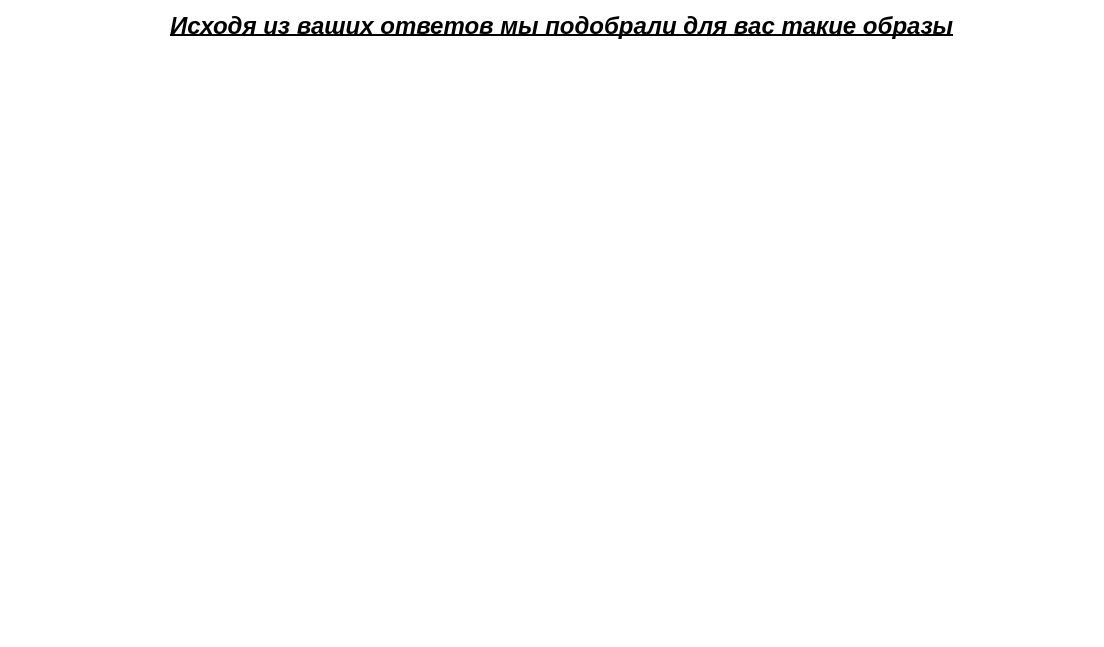
<?xml version="1.0" encoding="UTF-8"?>
<ui version="4.0">
 <class>FourthWindow</class>
 <widget class="QDialog" name="FourthWindow">
  <property name="geometry">
   <rect>
    <x>0</x>
    <y>0</y>
    <width>1104</width>
    <height>647</height>
   </rect>
  </property>
  <property name="palette">
   <palette>
    <active>
     <colorrole role="WindowText">
      <brush brushstyle="SolidPattern">
       <color alpha="255">
        <red>0</red>
        <green>0</green>
        <blue>0</blue>
       </color>
      </brush>
     </colorrole>
     <colorrole role="Button">
      <brush brushstyle="SolidPattern">
       <color alpha="255">
        <red>255</red>
        <green>255</green>
        <blue>255</blue>
       </color>
      </brush>
     </colorrole>
     <colorrole role="Light">
      <brush brushstyle="SolidPattern">
       <color alpha="255">
        <red>255</red>
        <green>255</green>
        <blue>255</blue>
       </color>
      </brush>
     </colorrole>
     <colorrole role="Midlight">
      <brush brushstyle="SolidPattern">
       <color alpha="255">
        <red>255</red>
        <green>255</green>
        <blue>255</blue>
       </color>
      </brush>
     </colorrole>
     <colorrole role="Dark">
      <brush brushstyle="SolidPattern">
       <color alpha="255">
        <red>127</red>
        <green>127</green>
        <blue>127</blue>
       </color>
      </brush>
     </colorrole>
     <colorrole role="Mid">
      <brush brushstyle="SolidPattern">
       <color alpha="255">
        <red>170</red>
        <green>170</green>
        <blue>170</blue>
       </color>
      </brush>
     </colorrole>
     <colorrole role="Text">
      <brush brushstyle="SolidPattern">
       <color alpha="255">
        <red>0</red>
        <green>0</green>
        <blue>0</blue>
       </color>
      </brush>
     </colorrole>
     <colorrole role="BrightText">
      <brush brushstyle="SolidPattern">
       <color alpha="255">
        <red>255</red>
        <green>255</green>
        <blue>255</blue>
       </color>
      </brush>
     </colorrole>
     <colorrole role="ButtonText">
      <brush brushstyle="SolidPattern">
       <color alpha="255">
        <red>0</red>
        <green>0</green>
        <blue>0</blue>
       </color>
      </brush>
     </colorrole>
     <colorrole role="Base">
      <brush brushstyle="SolidPattern">
       <color alpha="255">
        <red>255</red>
        <green>255</green>
        <blue>255</blue>
       </color>
      </brush>
     </colorrole>
     <colorrole role="Window">
      <brush brushstyle="SolidPattern">
       <color alpha="255">
        <red>255</red>
        <green>255</green>
        <blue>255</blue>
       </color>
      </brush>
     </colorrole>
     <colorrole role="Shadow">
      <brush brushstyle="SolidPattern">
       <color alpha="255">
        <red>0</red>
        <green>0</green>
        <blue>0</blue>
       </color>
      </brush>
     </colorrole>
     <colorrole role="AlternateBase">
      <brush brushstyle="SolidPattern">
       <color alpha="255">
        <red>255</red>
        <green>255</green>
        <blue>255</blue>
       </color>
      </brush>
     </colorrole>
     <colorrole role="ToolTipBase">
      <brush brushstyle="SolidPattern">
       <color alpha="255">
        <red>255</red>
        <green>255</green>
        <blue>220</blue>
       </color>
      </brush>
     </colorrole>
     <colorrole role="ToolTipText">
      <brush brushstyle="SolidPattern">
       <color alpha="255">
        <red>0</red>
        <green>0</green>
        <blue>0</blue>
       </color>
      </brush>
     </colorrole>
     <colorrole role="PlaceholderText">
      <brush brushstyle="SolidPattern">
       <color alpha="127">
        <red>0</red>
        <green>0</green>
        <blue>0</blue>
       </color>
      </brush>
     </colorrole>
     <colorrole role="Accent">
      <brush brushstyle="SolidPattern">
       <color alpha="255">
        <red>255</red>
        <green>255</green>
        <blue>255</blue>
       </color>
      </brush>
     </colorrole>
    </active>
    <inactive>
     <colorrole role="WindowText">
      <brush brushstyle="SolidPattern">
       <color alpha="255">
        <red>0</red>
        <green>0</green>
        <blue>0</blue>
       </color>
      </brush>
     </colorrole>
     <colorrole role="Button">
      <brush brushstyle="SolidPattern">
       <color alpha="255">
        <red>255</red>
        <green>255</green>
        <blue>255</blue>
       </color>
      </brush>
     </colorrole>
     <colorrole role="Light">
      <brush brushstyle="SolidPattern">
       <color alpha="255">
        <red>255</red>
        <green>255</green>
        <blue>255</blue>
       </color>
      </brush>
     </colorrole>
     <colorrole role="Midlight">
      <brush brushstyle="SolidPattern">
       <color alpha="255">
        <red>255</red>
        <green>255</green>
        <blue>255</blue>
       </color>
      </brush>
     </colorrole>
     <colorrole role="Dark">
      <brush brushstyle="SolidPattern">
       <color alpha="255">
        <red>127</red>
        <green>127</green>
        <blue>127</blue>
       </color>
      </brush>
     </colorrole>
     <colorrole role="Mid">
      <brush brushstyle="SolidPattern">
       <color alpha="255">
        <red>170</red>
        <green>170</green>
        <blue>170</blue>
       </color>
      </brush>
     </colorrole>
     <colorrole role="Text">
      <brush brushstyle="SolidPattern">
       <color alpha="255">
        <red>0</red>
        <green>0</green>
        <blue>0</blue>
       </color>
      </brush>
     </colorrole>
     <colorrole role="BrightText">
      <brush brushstyle="SolidPattern">
       <color alpha="255">
        <red>255</red>
        <green>255</green>
        <blue>255</blue>
       </color>
      </brush>
     </colorrole>
     <colorrole role="ButtonText">
      <brush brushstyle="SolidPattern">
       <color alpha="255">
        <red>0</red>
        <green>0</green>
        <blue>0</blue>
       </color>
      </brush>
     </colorrole>
     <colorrole role="Base">
      <brush brushstyle="SolidPattern">
       <color alpha="255">
        <red>255</red>
        <green>255</green>
        <blue>255</blue>
       </color>
      </brush>
     </colorrole>
     <colorrole role="Window">
      <brush brushstyle="SolidPattern">
       <color alpha="255">
        <red>255</red>
        <green>255</green>
        <blue>255</blue>
       </color>
      </brush>
     </colorrole>
     <colorrole role="Shadow">
      <brush brushstyle="SolidPattern">
       <color alpha="255">
        <red>0</red>
        <green>0</green>
        <blue>0</blue>
       </color>
      </brush>
     </colorrole>
     <colorrole role="AlternateBase">
      <brush brushstyle="SolidPattern">
       <color alpha="255">
        <red>255</red>
        <green>255</green>
        <blue>255</blue>
       </color>
      </brush>
     </colorrole>
     <colorrole role="ToolTipBase">
      <brush brushstyle="SolidPattern">
       <color alpha="255">
        <red>255</red>
        <green>255</green>
        <blue>220</blue>
       </color>
      </brush>
     </colorrole>
     <colorrole role="ToolTipText">
      <brush brushstyle="SolidPattern">
       <color alpha="255">
        <red>0</red>
        <green>0</green>
        <blue>0</blue>
       </color>
      </brush>
     </colorrole>
     <colorrole role="PlaceholderText">
      <brush brushstyle="SolidPattern">
       <color alpha="127">
        <red>0</red>
        <green>0</green>
        <blue>0</blue>
       </color>
      </brush>
     </colorrole>
     <colorrole role="Accent">
      <brush brushstyle="SolidPattern">
       <color alpha="255">
        <red>255</red>
        <green>255</green>
        <blue>255</blue>
       </color>
      </brush>
     </colorrole>
    </inactive>
    <disabled>
     <colorrole role="WindowText">
      <brush brushstyle="SolidPattern">
       <color alpha="255">
        <red>127</red>
        <green>127</green>
        <blue>127</blue>
       </color>
      </brush>
     </colorrole>
     <colorrole role="Button">
      <brush brushstyle="SolidPattern">
       <color alpha="255">
        <red>255</red>
        <green>255</green>
        <blue>255</blue>
       </color>
      </brush>
     </colorrole>
     <colorrole role="Light">
      <brush brushstyle="SolidPattern">
       <color alpha="255">
        <red>255</red>
        <green>255</green>
        <blue>255</blue>
       </color>
      </brush>
     </colorrole>
     <colorrole role="Midlight">
      <brush brushstyle="SolidPattern">
       <color alpha="255">
        <red>255</red>
        <green>255</green>
        <blue>255</blue>
       </color>
      </brush>
     </colorrole>
     <colorrole role="Dark">
      <brush brushstyle="SolidPattern">
       <color alpha="255">
        <red>127</red>
        <green>127</green>
        <blue>127</blue>
       </color>
      </brush>
     </colorrole>
     <colorrole role="Mid">
      <brush brushstyle="SolidPattern">
       <color alpha="255">
        <red>170</red>
        <green>170</green>
        <blue>170</blue>
       </color>
      </brush>
     </colorrole>
     <colorrole role="Text">
      <brush brushstyle="SolidPattern">
       <color alpha="255">
        <red>127</red>
        <green>127</green>
        <blue>127</blue>
       </color>
      </brush>
     </colorrole>
     <colorrole role="BrightText">
      <brush brushstyle="SolidPattern">
       <color alpha="255">
        <red>255</red>
        <green>255</green>
        <blue>255</blue>
       </color>
      </brush>
     </colorrole>
     <colorrole role="ButtonText">
      <brush brushstyle="SolidPattern">
       <color alpha="255">
        <red>127</red>
        <green>127</green>
        <blue>127</blue>
       </color>
      </brush>
     </colorrole>
     <colorrole role="Base">
      <brush brushstyle="SolidPattern">
       <color alpha="255">
        <red>255</red>
        <green>255</green>
        <blue>255</blue>
       </color>
      </brush>
     </colorrole>
     <colorrole role="Window">
      <brush brushstyle="SolidPattern">
       <color alpha="255">
        <red>255</red>
        <green>255</green>
        <blue>255</blue>
       </color>
      </brush>
     </colorrole>
     <colorrole role="Shadow">
      <brush brushstyle="SolidPattern">
       <color alpha="255">
        <red>0</red>
        <green>0</green>
        <blue>0</blue>
       </color>
      </brush>
     </colorrole>
     <colorrole role="AlternateBase">
      <brush brushstyle="SolidPattern">
       <color alpha="255">
        <red>255</red>
        <green>255</green>
        <blue>255</blue>
       </color>
      </brush>
     </colorrole>
     <colorrole role="ToolTipBase">
      <brush brushstyle="SolidPattern">
       <color alpha="255">
        <red>255</red>
        <green>255</green>
        <blue>220</blue>
       </color>
      </brush>
     </colorrole>
     <colorrole role="ToolTipText">
      <brush brushstyle="SolidPattern">
       <color alpha="255">
        <red>0</red>
        <green>0</green>
        <blue>0</blue>
       </color>
      </brush>
     </colorrole>
     <colorrole role="PlaceholderText">
      <brush brushstyle="SolidPattern">
       <color alpha="127">
        <red>127</red>
        <green>127</green>
        <blue>127</blue>
       </color>
      </brush>
     </colorrole>
     <colorrole role="Accent">
      <brush brushstyle="SolidPattern">
       <color alpha="255">
        <red>255</red>
        <green>255</green>
        <blue>255</blue>
       </color>
      </brush>
     </colorrole>
    </disabled>
   </palette>
  </property>
  <property name="windowTitle">
   <string>Dialog</string>
  </property>
  <widget class="QLabel" name="label_5">
   <property name="geometry">
    <rect>
     <x>170</x>
     <y>10</y>
     <width>951</width>
     <height>31</height>
    </rect>
   </property>
   <property name="font">
    <font>
     <pointsize>18</pointsize>
     <italic>true</italic>
     <bold>true</bold>
     <underline>true</underline>
    </font>
   </property>
   <property name="text">
    <string>Исходя из ваших ответов мы подобрали для вас такие образы</string>
   </property>
  </widget>
  <widget class="QLabel" name="img1">
   <property name="geometry">
    <rect>
     <x>180</x>
     <y>70</y>
     <width>401</width>
     <height>551</height>
    </rect>
   </property>
   <property name="text">
    <string/>
   </property>
   <property name="pixmap">
    <pixmap>img/png-transparent-suit.png</pixmap>
   </property>
   <property name="scaledContents">
    <bool>true</bool>
   </property>
  </widget>
  <widget class="QLabel" name="img2">
   <property name="geometry">
    <rect>
     <x>580</x>
     <y>70</y>
     <width>391</width>
     <height>551</height>
    </rect>
   </property>
   <property name="text">
    <string/>
   </property>
   <property name="pixmap">
    <pixmap>img/d1c6919f494af1b4c8db4756c835db0a.jpeg</pixmap>
   </property>
   <property name="scaledContents">
    <bool>true</bool>
   </property>
  </widget>
 </widget>
 <resources/>
 <connections/>
</ui>
